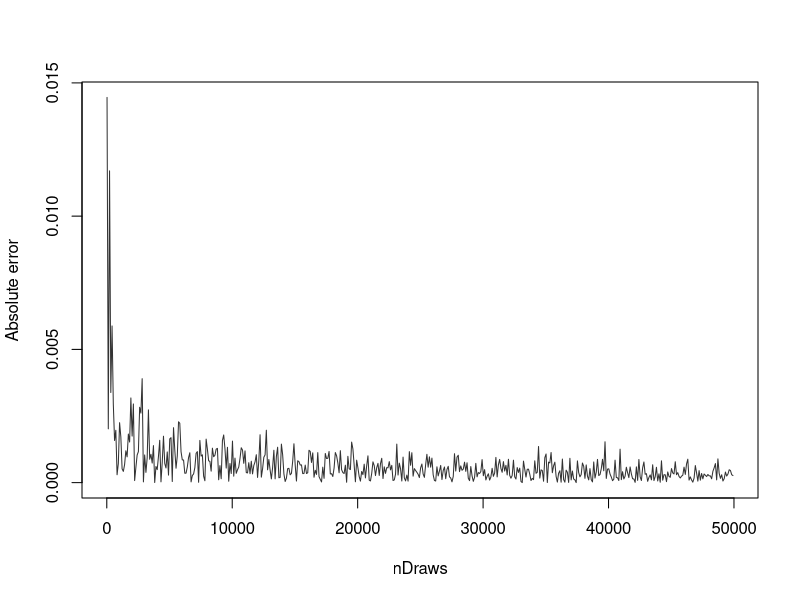
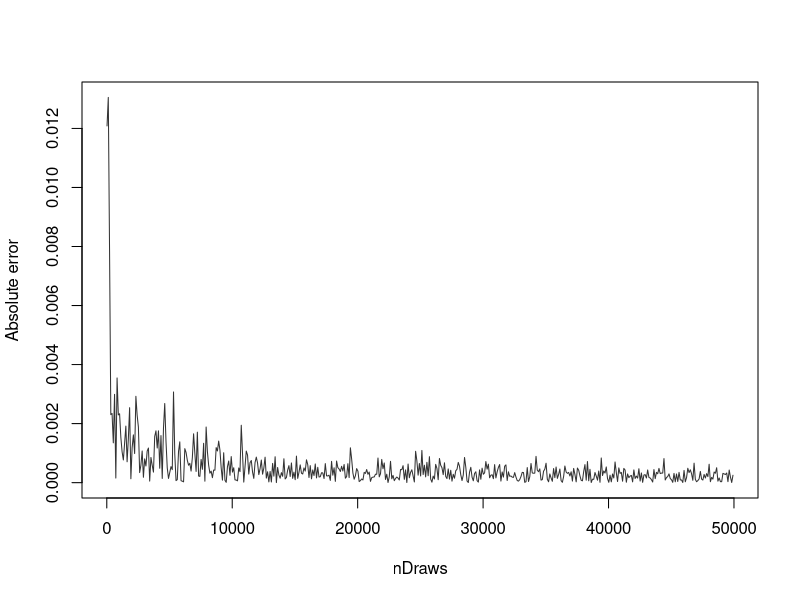
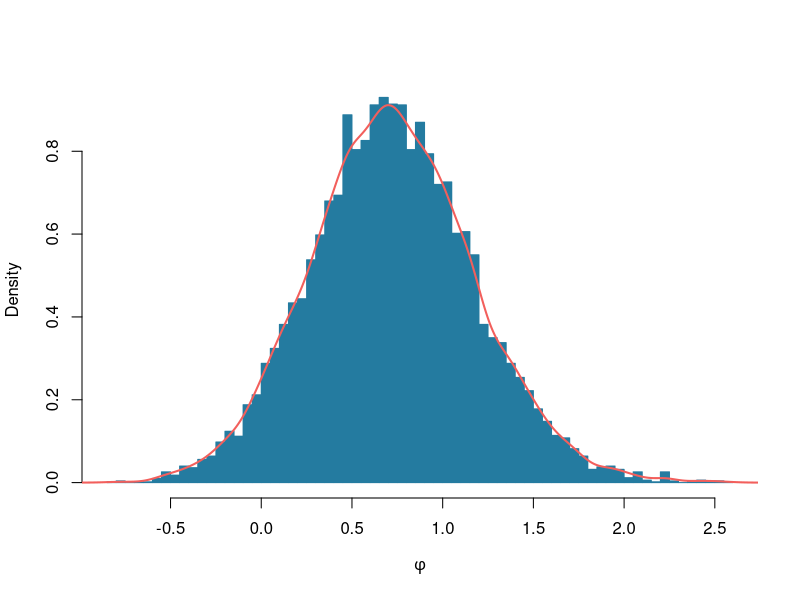

R code for these plots, in order:
set.seed(12345)
col1 = '#247ba0'
col2 = '#f25f5c'
col3 = '#333333'

imgw = 5
imgh = 4

a = 2
b = 2
s = 14
n = 20

xGrid <- seq(0.001, 0.999, 0.001)

## 1a
draw = function(nDraws){
  sample = rbeta(nDraws, a+s, b+(n-s))
  mean_sample = mean(sample)
  sd_sample = sd(sample)
  
  return (c(mean_sample, sd_sample))
}

alpha = a + s
beta = b + (n-s)

intervals = seq(20,50000,100)
data = sapply(intervals, draw)

true = dbeta(xGrid, a+s, b+(n-s))
mean_true = alpha / (alpha + beta)
sd_true = sqrt( (alpha*beta) / ((alpha+beta)^2*(alpha+beta+1)) )

# Mean
pdf("plots/1-converge_mean.pdf", width=imgw, height=imgh)
  plot(intervals, abs(data[1,]-mean_true), type='l', col=col3,
    xlab = 'nDraws', ylab='Absolute error')
dev.off()

# SD
pdf("plots/1-converge_sd.pdf", width=imgw, height=imgh)
  plot(intervals, abs(data[2,]-sd_true), type='l', col=col3, 
    xlab = 'nDraws', ylab='Absolute error')
dev.off()

## 1b
nDraws = 10000
posterior = rbeta(nDraws, a+s, b+(n-s))
true = pbeta(0.4, a+s, b+(n-s))

# Simulated value
message((sum(posterior <= 0.4) / length(posterior)) * 100)
# Theoretical value
message(round(true*100, 3))

## 1c
nDraws = 10000
posterior = rbeta(nDraws, a+s, b+(n-s))
phi = log(posterior / (1 - posterior))

pdf("plots/1-phi.pdf", width=imgw, height=imgh)
  hist(phi, 100, prob=TRUE, col=col1, border=col1, main='', xlab=expression(phi))
  lines(density(phi), lwd=2, col=col2)
dev.off()
